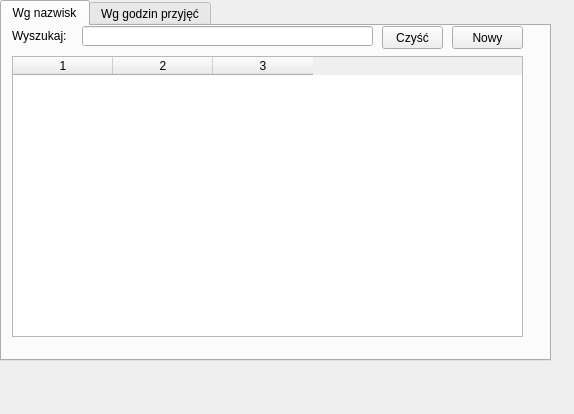
<?xml version="1.0" encoding="UTF-8"?>
<ui version="4.0">
 <class>lekarze</class>
 <widget class="QWidget" name="lekarze">
  <property name="geometry">
   <rect>
    <x>0</x>
    <y>0</y>
    <width>574</width>
    <height>414</height>
   </rect>
  </property>
  <property name="windowTitle">
   <string>Lekarze</string>
  </property>
  <widget class="QWidget" name="verticalLayoutWidget">
   <property name="geometry">
    <rect>
     <x>0</x>
     <y>0</y>
     <width>551</width>
     <height>361</height>
    </rect>
   </property>
   <layout class="QVBoxLayout" name="verticalLayout">
    <item>
     <widget class="QTabWidget" name="tabWidget">
      <property name="sizePolicy">
       <sizepolicy hsizetype="Expanding" vsizetype="Expanding">
        <horstretch>1</horstretch>
        <verstretch>1</verstretch>
       </sizepolicy>
      </property>
      <property name="currentIndex">
       <number>0</number>
      </property>
      <widget class="QWidget" name="tWgNazwisk">
       <attribute name="title">
        <string>Wg nazwisk</string>
       </attribute>
       <widget class="QTableWidget" name="tWgNazwisk_table">
        <property name="geometry">
         <rect>
          <x>10</x>
          <y>30</y>
          <width>511</width>
          <height>281</height>
         </rect>
        </property>
        <property name="editTriggers">
         <set>QAbstractItemView::NoEditTriggers</set>
        </property>
        <property name="selectionMode">
         <enum>QAbstractItemView::SingleSelection</enum>
        </property>
        <property name="selectionBehavior">
         <enum>QAbstractItemView::SelectRows</enum>
        </property>
        <property name="showGrid">
         <bool>true</bool>
        </property>
        <property name="sortingEnabled">
         <bool>true</bool>
        </property>
        <property name="rowCount">
         <number>0</number>
        </property>
        <property name="columnCount">
         <number>3</number>
        </property>
        <attribute name="horizontalHeaderMinimumSectionSize">
         <number>30</number>
        </attribute>
        <attribute name="horizontalHeaderDefaultSectionSize">
         <number>100</number>
        </attribute>
        <attribute name="horizontalHeaderShowSortIndicator" stdset="0">
         <bool>true</bool>
        </attribute>
        <attribute name="horizontalHeaderStretchLastSection">
         <bool>false</bool>
        </attribute>
        <attribute name="verticalHeaderVisible">
         <bool>false</bool>
        </attribute>
        <attribute name="verticalHeaderDefaultSectionSize">
         <number>21</number>
        </attribute>
        <attribute name="verticalHeaderShowSortIndicator" stdset="0">
         <bool>true</bool>
        </attribute>
        <attribute name="verticalHeaderStretchLastSection">
         <bool>false</bool>
        </attribute>
        <column/>
        <column/>
        <column/>
       </widget>
       <widget class="QLabel" name="label">
        <property name="geometry">
         <rect>
          <x>10</x>
          <y>0</y>
          <width>71</width>
          <height>20</height>
         </rect>
        </property>
        <property name="text">
         <string>Wyszukaj:</string>
        </property>
       </widget>
       <widget class="QLineEdit" name="tWgNazwisk_filtr">
        <property name="geometry">
         <rect>
          <x>80</x>
          <y>0</y>
          <width>291</width>
          <height>20</height>
         </rect>
        </property>
       </widget>
       <widget class="QPushButton" name="tWgNazwisk_filtr_czysc">
        <property name="geometry">
         <rect>
          <x>380</x>
          <y>0</y>
          <width>61</width>
          <height>23</height>
         </rect>
        </property>
        <property name="text">
         <string>Czyść</string>
        </property>
       </widget>
       <widget class="QPushButton" name="tWgNazwisk_btnNowy">
        <property name="geometry">
         <rect>
          <x>450</x>
          <y>0</y>
          <width>71</width>
          <height>23</height>
         </rect>
        </property>
        <property name="text">
         <string>Nowy</string>
        </property>
       </widget>
      </widget>
      <widget class="QWidget" name="tWgGodzinPrzyjec">
       <attribute name="title">
        <string>Wg godzin przyjęć</string>
       </attribute>
       <widget class="QLabel" name="label_2">
        <property name="geometry">
         <rect>
          <x>10</x>
          <y>10</y>
          <width>81</width>
          <height>16</height>
         </rect>
        </property>
        <property name="text">
         <string>Dzień tygodnia:</string>
        </property>
       </widget>
       <widget class="QComboBox" name="tWgGodzinPrzyjec_dzien">
        <property name="geometry">
         <rect>
          <x>90</x>
          <y>10</y>
          <width>121</width>
          <height>22</height>
         </rect>
        </property>
        <property name="currentIndex">
         <number>0</number>
        </property>
        <item>
         <property name="text">
          <string>Poniedziałek</string>
         </property>
        </item>
        <item>
         <property name="text">
          <string>Wtorek</string>
         </property>
        </item>
        <item>
         <property name="text">
          <string>Środa</string>
         </property>
        </item>
        <item>
         <property name="text">
          <string>Czwartek</string>
         </property>
        </item>
        <item>
         <property name="text">
          <string>Piątek</string>
         </property>
        </item>
        <item>
         <property name="text">
          <string>Sobota</string>
         </property>
        </item>
        <item>
         <property name="text">
          <string>Niedziela</string>
         </property>
        </item>
       </widget>
       <widget class="QTableWidget" name="tWgGodzinPrzyjec_table">
        <property name="geometry">
         <rect>
          <x>10</x>
          <y>40</y>
          <width>501</width>
          <height>271</height>
         </rect>
        </property>
        <property name="editTriggers">
         <set>QAbstractItemView::NoEditTriggers</set>
        </property>
        <property name="rowCount">
         <number>2</number>
        </property>
        <property name="columnCount">
         <number>2</number>
        </property>
        <attribute name="horizontalHeaderVisible">
         <bool>false</bool>
        </attribute>
        <attribute name="horizontalHeaderCascadingSectionResizes">
         <bool>false</bool>
        </attribute>
        <attribute name="verticalHeaderVisible">
         <bool>false</bool>
        </attribute>
        <attribute name="verticalHeaderMinimumSectionSize">
         <number>15</number>
        </attribute>
        <attribute name="verticalHeaderDefaultSectionSize">
         <number>20</number>
        </attribute>
        <row/>
        <row/>
        <column/>
        <column/>
       </widget>
      </widget>
     </widget>
    </item>
   </layout>
  </widget>
 </widget>
 <resources/>
 <connections/>
</ui>
